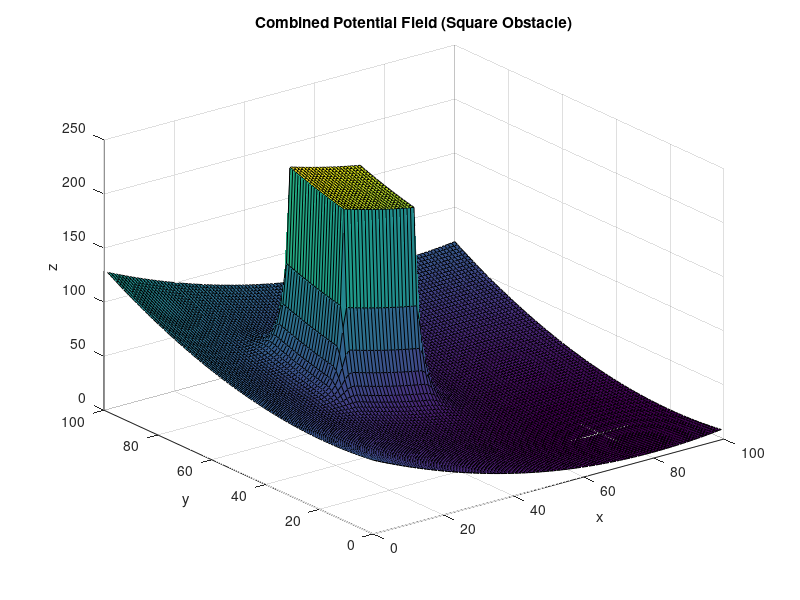

Write the MATLAB code that produced this figure.

%% Combined Potential Field

%%%%%%%%%%%%%%%%%%%%%%%%%%%%%% 
% Code by: Rohan Nair 
% AMR 2021 
% Date: 10/12/2021
%%%%%%%%%%%%%%%%%%%%%%%%%%%%%%

clear
close all
clc

%% Parameters

% Workspace Size
xlim([0 100])
ylim([0 100])

[x, y] = meshgrid (1:100, 1:100);

% goal coordinates
x_goal = 80;
y_goal = 20 ;

xi = 0.01;

attractive_2D = xi*((x - x_goal).^2 + (y - y_goal).^2);

p1 = [30, 50];
p2 = [50, 50];
p3 = [50, 70];
p4 = [30, 70];

for i = 1:100 % rows (y)
    for j = 1:100 % cols (x)
        if i > p3(2) % above obstacle
            if j < p4(1) % left of and above obstacle
                d(i,j) = sqrt((j - p4(1))^2 + (i - p4(2))^2); % dist to top left corner
            elseif j > p3(1) % right of and above obstacle
                d(i,j) = sqrt((j - p3(1))^2 + (i - p3(2))^2); % top right corner
            else % directly above obstacle
                d(i,j) = i - p3(2); % vertical distance 
            end
            
        elseif i < p1(2) % below obstacle
            if j < p1(1) % left of and below obstacle
                d(i,j) = sqrt((j - p1(1))^2 + (i - p1(2))^2); % bottom left corner
            elseif j > p2(1) % right of and below obstacle
                d(i,j) = sqrt((j - p2(1))^2 + (i - p2(2))^2); % bottom right corner
            else % directly below of obstacle
                d(i,j) = p1(2) - i; % vertical distance 
            end
        else
            if j > p2(1) % right of obstacle
                d(i,j) = j - p2(1);
            elseif j < p1(1)
                d(i,j) = p1(1) - j;
            else
                d(i,j) = 0.01;
            end
        end
    end
end
        

d = d./5 + 0.5;

eta = 100;
d0 = 25;

for i = 1:100
    for j = 1:100
        if d(i,j) > d0
            repulsive_2D(i,j) = 0;
        else
            repulsive_2D(i,j) = 0.5*eta*((1/(d(i,j)+0.01) - 1/d0)^2);
        end
    end
end



combined_field = attractive_2D + repulsive_2D;

s = surf(combined_field);
xlabel('x')
ylabel('y')
zlabel('z')
title('Combined Potential Field (Square Obstacle)')

